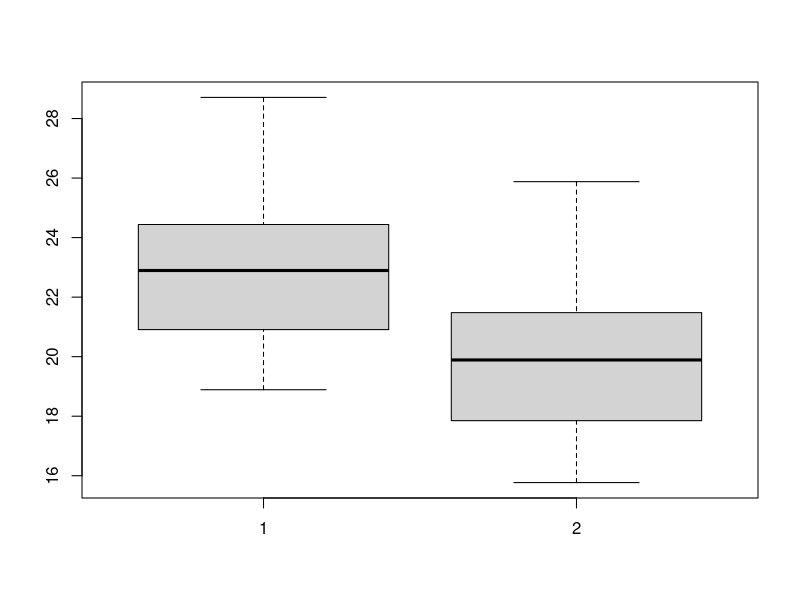
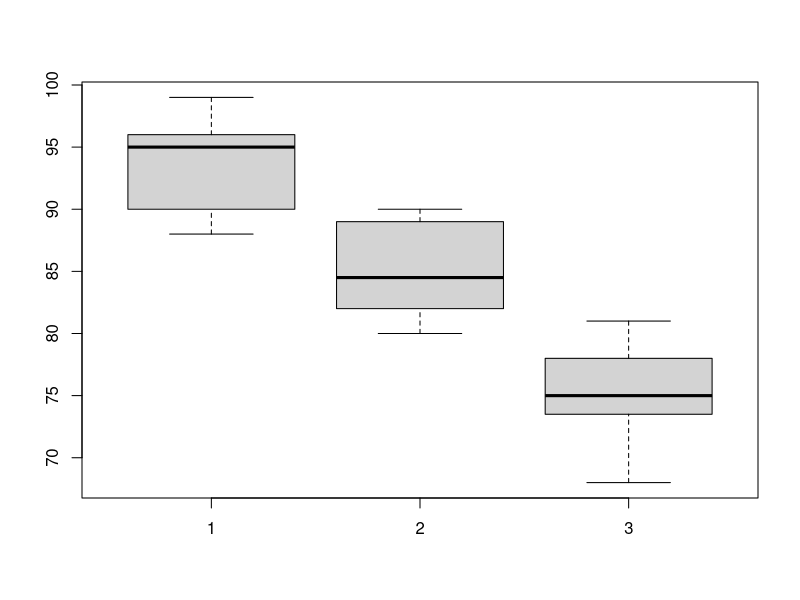

Write R code to recreate these figures, in order.
### Hypothesis Testing and ANOVA
### Lecture 02.06

################ Comparing the means of two samples: the t-test ###########

# Do the two machines complete the task in the same time?

# Data (times) for Machine 1
machine1 <- c(24.58, 22.09, 23.70, 18.89, 22.02, 28.71, 24.44, 20.91, 23.83, 20.83)
 
#### Data (times) for Machine 2
machine2 <- c(21.61, 19.06, 20.72, 15.77, 19, 25.88, 21.48, 17.85, 20.86, 17.77)
 
boxplot(machine1, machine2)
 
# Assuming the variance of each machine sample is equal, the hypothesis test is:
 
t.test(machine1, machine2, var.equal = TRUE, alternative = "two.sided", mu=0)
 
# Assuming the variance of each machine sample is not equal, the hypothesis test is:
 
t.test(machine1, machine2, var.equal = FALSE, alternative = "two.sided", mu=0)
 

### How is the eqivalency of the variance determined:  The F-test

var.test(machine1, machine2, ratio=1, alternative = "two.sided")

###############################################################################
### ANOVA Analysis of three Methods used to measure the a property.  The question is 
### do the three Methods agree (H0:  mu1 = mu2 = mu3), or does one or more of the
### Methods provide a different value (HA).

method1.scores <- c(95, 91, 89, 90, 99, 88, 96, 98, 95)
method2.scores <- c(83, 89, 85, 89, 81, 89, 90, 82, 84, 80)
method3.scores <- c(68, 75, 79, 74, 75, 81, 73, 77)

boxplot(method1.scores, method2.scores, method3.scores)

## Place in a single vector

All.Scores <- c(method1.scores, method2.scores, method3.scores)

### Need to identify which scores belong to which methods
Method <- rep(c("method1", "method2", "method3"), 
            times = c(length(method1.scores), length(method2.scores), length(method3.scores)))

## Now combine all data into a data frame

Methoddf <- data.frame(Method, All.Scores)

analysis <- aov(All.Scores~Method, data=Methoddf)
summary(analysis)



